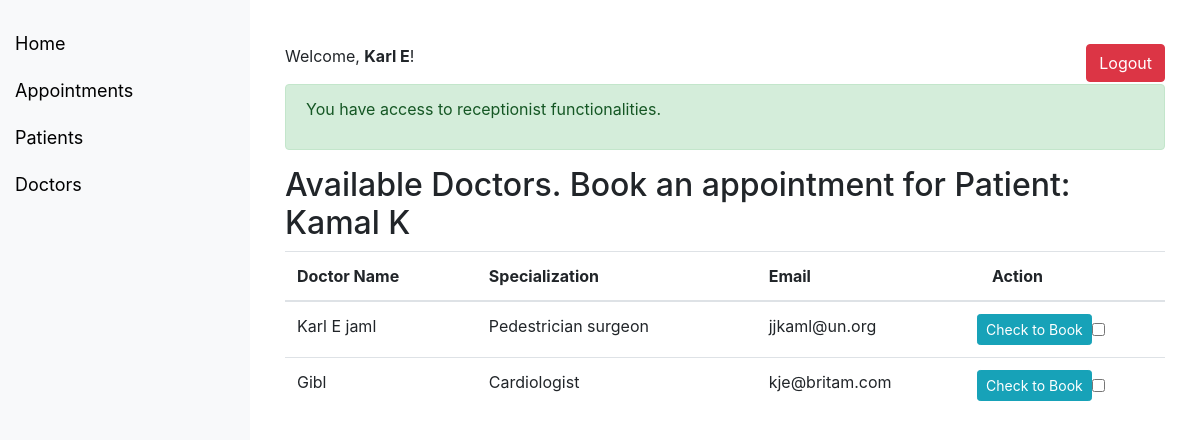
Screenshot of /sysassigment/appointment_booking.php?email=kaml@un.org&patient=Kamal K (signed in) with the database file from the repository.
### tables this page shows
CREATE TABLE `doctors` (
  `doctor_id` int(11) NOT NULL,
  `doctor_name` varchar(100) NOT NULL,
  `specialization` varchar(100) DEFAULT NULL,
  `email` varchar(100) DEFAULT NULL,
  `availability` varchar(100) DEFAULT NULL
);

### sysassigment/appointment_booking.php (the view, shortened to what this page needs)
<?php
include('conn.php');
if (isset($_GET['email']) && isset($_GET['patient'])) {
	$email = $_GET['email'];
	$patient_name = $_GET['patient'];
?>
<!DOCTYPE html>
<html>
<head>
    <link rel="stylesheet" href="https://stackpath.bootstrapcdn.com/bootstrap/4.5.2/css/bootstrap.min.css">
</head>
<body>
	<div class="sidebar">
        <ul class="nav flex-column">
            <li class="nav-item">
                <a class="nav-link active" href="reception.php">Home</a>
            </li>
            <li class="nav-item">
                <a class="nav-link" href="appointments.php">Appointments</a>
            </li>
            <li class="nav-item">
                <a class="nav-link" href="reception.php">Patients</a>
            </li>
            <li class="nav-item">
                <a class="nav-link" href="doctors.php">Doctors</a>
            </li>
        </ul>
    </div>
     <div class="content">
    <div class="container mt-4">
    	<div class="row">
            <div class="col-md-6">
                <p>Welcome, <strong><?php echo $_SESSION['username']; ?></strong>!</p>
            </div>
            <div class="col-md-6 text-md-right">
                <a href="logout.php" class="btn btn-danger">Logout</a>
            </div>
        </div>
        <div class="alert alert-success" role="alert">
           <p>You have access to receptionist functionalities.</p>
        </div>
        <h2>Available Doctors. Book an appointment for Patient: <?php echo $patient_name; ?></h2>
        <table class="table">
            <thead>
                <tr>
                    <th>Doctor Name</th>
                    <th>Specialization</th>
                     <th>Email</th>
                    <th>Action</th>
                </tr>
            </thead>
            <tbody>
                <?php
                $sql = "SELECT * FROM doctors WHERE availability = 'available'";
                $result = $conn->query($sql);
                if ($result->num_rows > 0) {
                    while ($row = $result->fetch_assoc()) {
                        ?>
                        <tr>
                            <td><?php echo $row['doctor_name']; ?></td>
                            <td><?php echo $row['specialization']; ?></td>
                            <td><?php echo $row['email']; ?></td>
                            <td><?php echo "<form class='row'>
                                <a class='btn btn-info btn-sm'>Check to Book</a><input type='hidden' value=" . $row['email']."  class='d_email'>
                                <input type='hidden' value=" . $patient_name."  class='p_name'>
<input type='hidden' value=" . $email."  class='p_email'>
                                <input type='checkbox' class='checkbox' class='form-control'>";
                            ?>
    </form></td>
                        </tr>
                        <?php
                    }
                } else {
                    echo "0 results";
                }
                ?>
            </tbody>
        </table>
    </div>
</body>
</html>
<?php } ?>

### sysassigment/appointment_booking.php (style rules this page uses)
.sidebar { height: 100%; width: 250px; position: fixed; top: 0; left: 0; background-color: #f8f9fa; padding-top: 20px; }
.sidebar a { padding: 10px 15px; text-decoration: none; font-size: 18px; color: black; display: block; }
.content { margin-left: 250px; padding: 20px; }

### rows the page displays
doctors: doctor_name "Karl E jaml", specialization "Pedestrician surgeon", email "jjkaml@un.org"
doctors: doctor_name "Gibl", specialization "Cardiologist", email "kje@britam.com"

### other values shown
$_SESSION['username'] "Karl E"
$patient_name "Kamal K"
